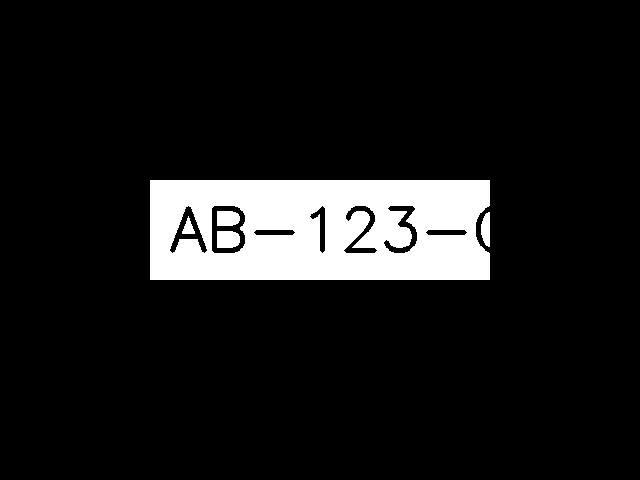
#> input picture test_image.jpg, 640 x 480 px
$ python -i color_filter.py   (imports and definitions only)
#> lines starting #> are read from the running program, lines starting #| are printed output that depends on the picture
#> further down, picture is the input picture: shape (480, 640, 3); min 0, max 255, mean 25.6
"""
ALPR Systeem - Kleurfiltermodule
=================================
Classificeert kentekens op kleur (blauw/geel) via HSV-analyse
en filtert detecties op basis van de ingestelde plate_mode.
"""

import logging
import cv2
import numpy as np
from typing import List, Tuple
import config

logger = logging.getLogger(__name__)


# HSV-ranges voor kentekenkleurdetectie
HSV_RANGES = {
    "BLUE": {
        "lower": np.array([90, 60, 40]),    # Ruimer voor donker/lichtblauw
        "upper": np.array([140, 255, 255]),
    },
    "YELLOW": {
        "lower": np.array([10, 70, 70]),    # Ruimer voor oranje-geel en lichtgeel
        "upper": np.array([45, 255, 255]),
    },
}


def classify_plate_color(cropped_image: np.ndarray, threshold: float = 0.3) -> str:
    """
    Classificeer de kleur van een gecropte kentekenafbeelding.

    Converteert naar HSV en berekent het percentage pixels dat binnen
    de blauw- en geel-ranges valt. Retourneert de kleur met het
    hoogste percentage, mits boven de drempelwaarde.

    Args:
        cropped_image: Gecropte kentekenregio (BGR)
        threshold:     Minimaal percentage pixels om een kleur toe te wijzen (0.0–1.0)

    Returns:
        "BLUE", "YELLOW" of "UNKNOWN"
    """
#> called with threshold = 0.3
    if cropped_image is None or cropped_image.size == 0:
        return "UNKNOWN"

    # Optimalisatie: Resize naar klein formaat voor snellere HSV conversie
    try:
        small_crop = cv2.resize(cropped_image, (64, 64), interpolation=cv2.INTER_LINEAR)
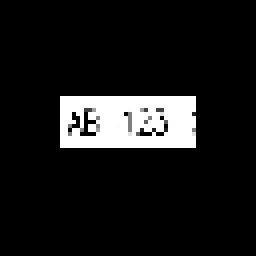
#> small_crop: shape (64, 64, 3) (shown 4 times larger); min 0, max 255, mean 24.9
        hsv = cv2.cvtColor(small_crop, cv2.COLOR_BGR2HSV)
#> hsv: shape (64, 64, 3); mean H, S, V 0, 0, 24.9
    except Exception as e:
        logger.warning("[ColorFilter] Kleurconversie mislukt (%s)", e)
        return "UNKNOWN"

    total_pixels = hsv.shape[0] * hsv.shape[1]
#> total_pixels = 4096

    if total_pixels == 0:
        return "UNKNOWN"

    # Bereken percentage voor elke kleur
    scores = {}
    for color_name, ranges in HSV_RANGES.items():
        try:
            mask = cv2.inRange(hsv, ranges["lower"], ranges["upper"])
            pixel_count = cv2.countNonZero(mask)
            scores[color_name] = pixel_count / total_pixels
        except Exception:
            scores[color_name] = 0.0
#> this loop made 2 passes
#> pixel_count on passes 1 to 2: 0, 0
#> after the loop, scores = {'BLUE': 0, 'YELLOW': 0}

    if not scores:
        return "UNKNOWN"

    # Bepaal de winnende kleur
    best_color = max(scores, key=scores.get)
#> best_color = 'BLUE'
    best_score = scores[best_color]
#> best_score = 0

    if best_score >= threshold:
        if config.VERBOSE:
            pct = {k: f"{v:.1%}" for k, v in scores.items()}
            logger.debug("[ColorFilter] Kleur: %s (scores: %s)", best_color, pct)
        return best_color

    if config.VERBOSE:
        pct = {k: f"{v:.1%}" for k, v in scores.items()}
#> pct = {'BLUE': '0.0%', 'YELLOW': '0.0%'}
        logger.debug("[ColorFilter] Kleur: UNKNOWN (scores: %s, drempel: %.0%%)", pct, threshold)

    return "UNKNOWN"


def filter_by_color(detections: list, plate_colors: List[str]) -> Tuple[list, list]:
    """
    Filter detecties op basis van de ingestelde plate_mode.

    Als color_filter_enabled is uitgeschakeld, worden alle detecties
    doorgelaten (maar de kleurlabels blijven beschikbaar).

    Args:
        detections:   Lijst van detecties
        plate_colors: Lijst van kleurlabels (zelfde volgorde als detections)

    Returns:
        Tuple van (gefilterde_detecties, gefilterde_kleuren)
    """
    if not config.COLOR_FILTER_ENABLED:
        # Filter uit: alles doorlaten
        return detections, plate_colors

    mode = config.PLATE_MODE.lower()

    if mode == "all":
        return detections, plate_colors

    # Filter op basis van mode
    target = mode.upper()  # "BLUE" of "YELLOW"
    filtered_detections = []
    filtered_colors = []

    for det, color in zip(detections, plate_colors):
        if color == target:
            filtered_detections.append(det)
            filtered_colors.append(color)

    if config.VERBOSE:
        total = len(detections)
        kept = len(filtered_detections)
        logger.debug("[ColorFilter] Mode '%s': %d/%d detecties behouden", mode, kept, total)

    return filtered_detections, filtered_colors

>>> import cv2
>>> picture = cv2.imread('test_image.jpg')
>>> result = classify_plate_color(picture)
#> result = 'UNKNOWN'
